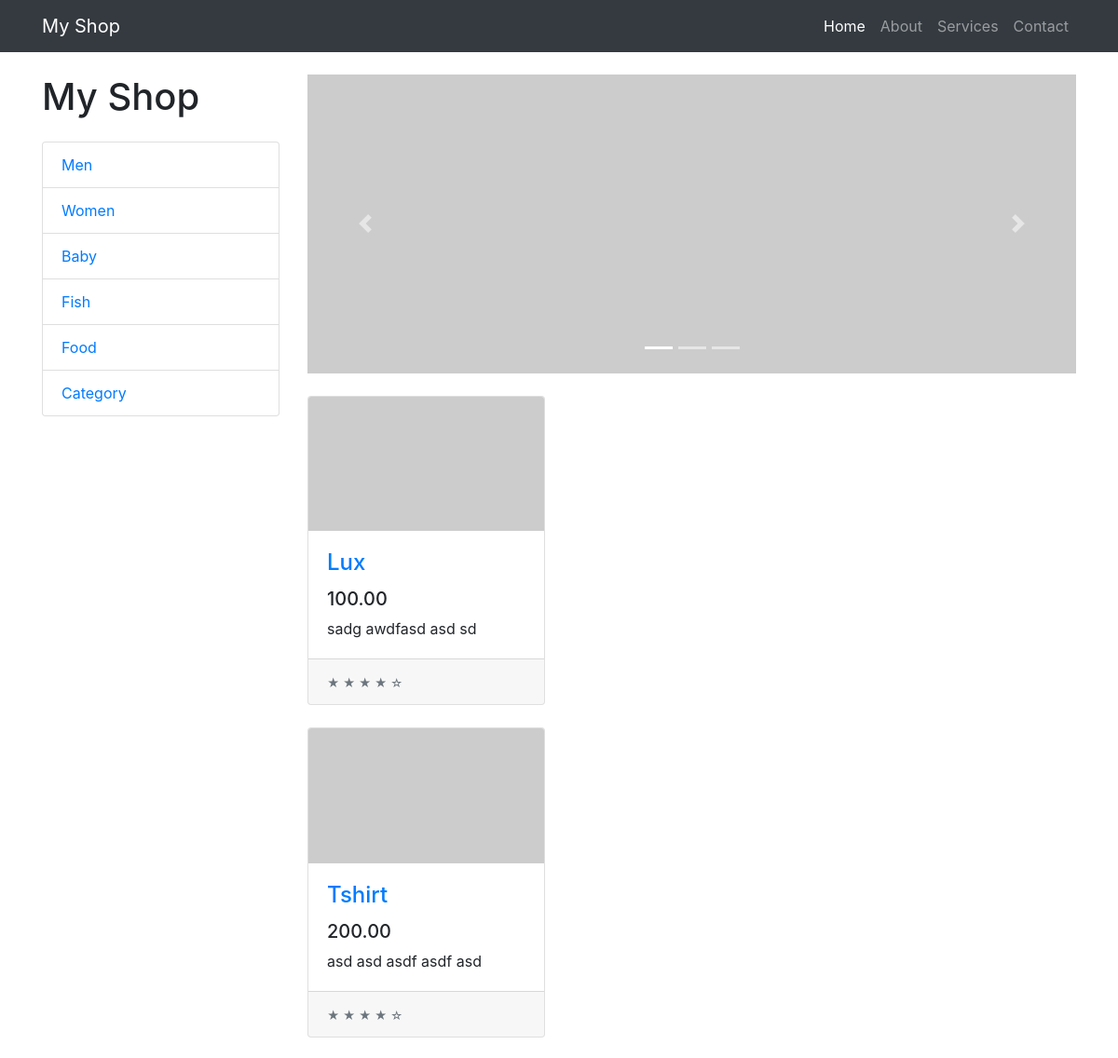
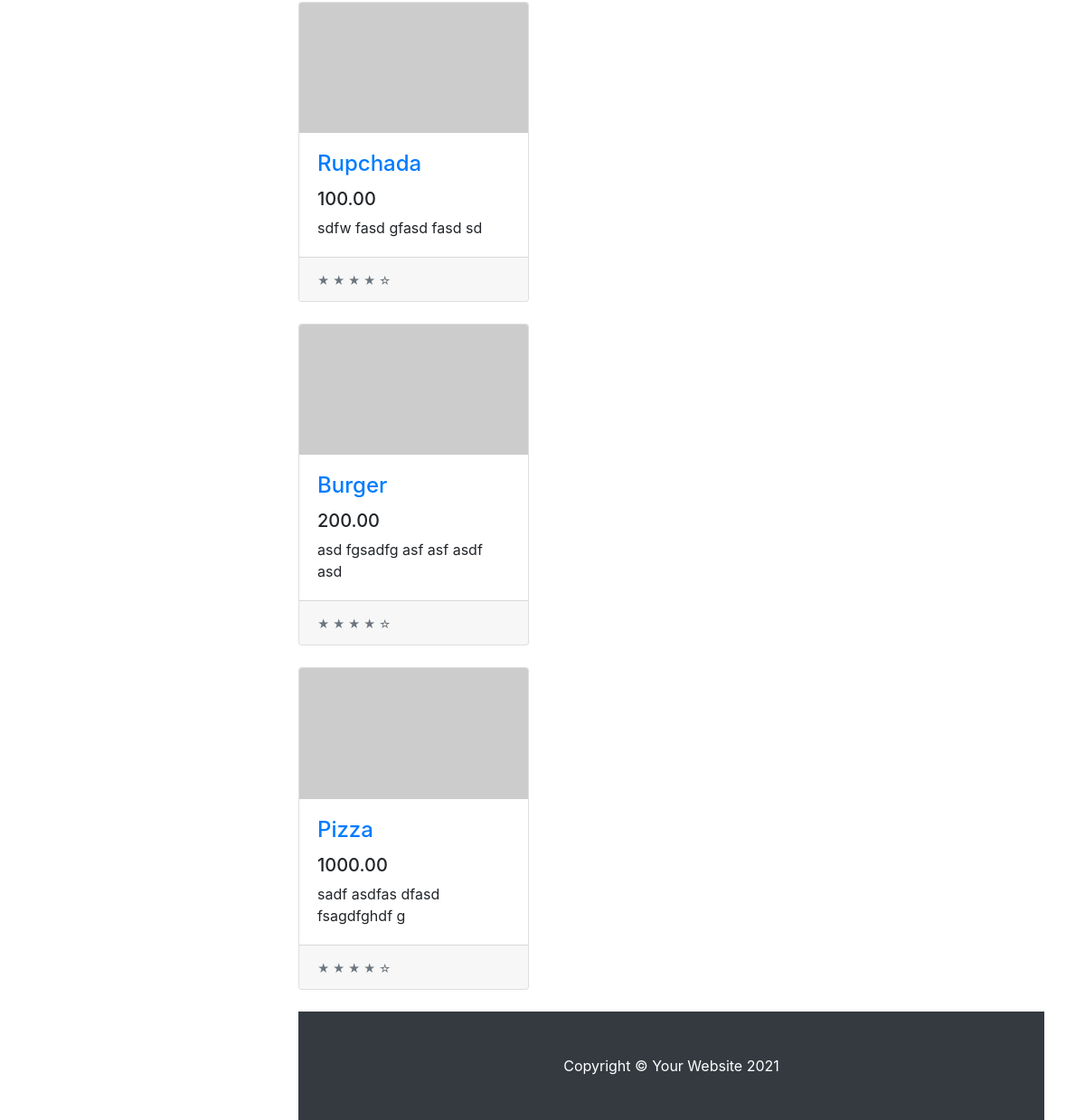
The page / on the database its author committed (2 pictures, top to bottom).
### relation/models.py (models this page shows, shortened)
class Category(models.Model):
    name = models.CharField(max_length=100)
    created_at = models.DateTimeField(auto_now_add=True)

class Product(models.Model):
    name = models.CharField(max_length=200)
    price = models.DecimalField(max_digits=7, decimal_places=2, default=0.0)
    category = models.OneToOneField(Category, null=True, blank=True, on_delete=models.SET_NULL)
    description = models.TextField()
    tag = models.ManyToManyField(to=Tag, blank=True)

### relation/views.py (the view)
# urls.py: path('', views.index),
def index(request):
    categories = Category.objects.all()
    products = Product.objects.all()
    context = {
        'categories': categories,
        'products': products
    }
    return render(request, "frontend/index.html", context=context)

### templates/frontend/index.html (shortened to what this page needs)
{% load static %}
<!DOCTYPE html>
<html lang="en">
<head>
    <link href="{% static '/css/styles.css' %}" rel="stylesheet"/>
</head>
<body>
<nav class="navbar navbar-expand-lg navbar-dark bg-dark">
    <div class="container">
        <a class="navbar-brand" href="#!">My Shop</a>
        <div class="collapse navbar-collapse" id="navbarResponsive">
            <ul class="navbar-nav ml-auto">
                <li class="nav-item active">
                    <a class="nav-link" href="#!">
                        Home
                    </a>
                </li>
                <li class="nav-item"><a class="nav-link" href="#!">About</a></li>
                <li class="nav-item"><a class="nav-link" href="#!">Services</a></li>
                <li class="nav-item"><a class="nav-link" href="#!">Contact</a></li>
            </ul>
        </div>
    </div>
</nav>
<div class="container">
    <div class="row">
        <div class="col-lg-3">
            <h1 class="my-4">My Shop</h1>
            <div class="list-group">
                {% for category in categories %}
                    <a class="list-group-item" href="#!">{{ category.name }}</a>
                {% endfor %}
            <a class="list-group-item" href="#!">Category</a>
            </div>
        </div>
        <div class="col-lg-9">
            <div class="carousel slide my-4" id="carouselExampleIndicators" data-ride="carousel">
                <ol class="carousel-indicators">
                    <li class="active" data-target="#carouselExampleIndicators" data-slide-to="0"></li>
                    <li data-target="#carouselExampleIndicators" data-slide-to="1"></li>
                    <li data-target="#carouselExampleIndicators" data-slide-to="2"></li>
                </ol>
                <div class="carousel-inner" role="listbox">
                    <div class="carousel-item active"><img class="d-block img-fluid"
                                                           src="https://via.placeholder.com/900x350" alt="First slide"/>
                    </div>
                </div>
                <a class="carousel-control-prev" href="#carouselExampleIndicators" role="button" data-slide="prev">
                    <span class="carousel-control-prev-icon" aria-hidden="true"></span>
                </a>
                <a class="carousel-control-next" href="#carouselExampleIndicators" role="button" data-slide="next">
                    <span class="carousel-control-next-icon" aria-hidden="true"></span>
                </a>
            </div>
            {% for product in products %}
                    <div class="row">
                        <div class="col-lg-4 col-md-6 mb-4">
                            <div class="card h-100">
                                <a href="#!"><img class="card-img-top" src="https://via.placeholder.com/700x400" alt="..."/></a>
                                <div class="card-body">
                                    <h4 class="card-title"><a href="{% url 'product_details' product.id %}">{{ product.name }}</a></h4>
                                    <h5>{{product.price}}</h5>
                                    <p class="card-text">{{ product.description }}</p>
                                </div>
                                <div class="card-footer"><small class="text-muted">★ ★ ★ ★ ☆</small></div>
                            </div>
                        </div>
                    </div>
            {% endfor %}
<footer class="py-5 bg-dark">
    <div class="container"><p class="m-0 text-center text-white">Copyright &copy; Your Website 2021</p></div>
</footer>
</body>
</html>

### rows shown on the page
Category: name "Men"
Category: name "Women"
Category: name "Baby"
Category: name "Fish"
Category: name "Food"
Product: name "Lux", price "100.00", description "sadg awdfasd asd sd"
Product: name "Tshirt", price "200.00", description "asd asd asdf asdf asd"
Product: name "Rupchada", price "100.00", description "sdfw fasd gfasd fasd sd"
Product: name "Burger", price "200.00", description "asd fgsadfg asf asf asdf asd"
Product: name "Pizza", price "1000.00", description "sadf asdfas dfasd fsagdfghdf g"
